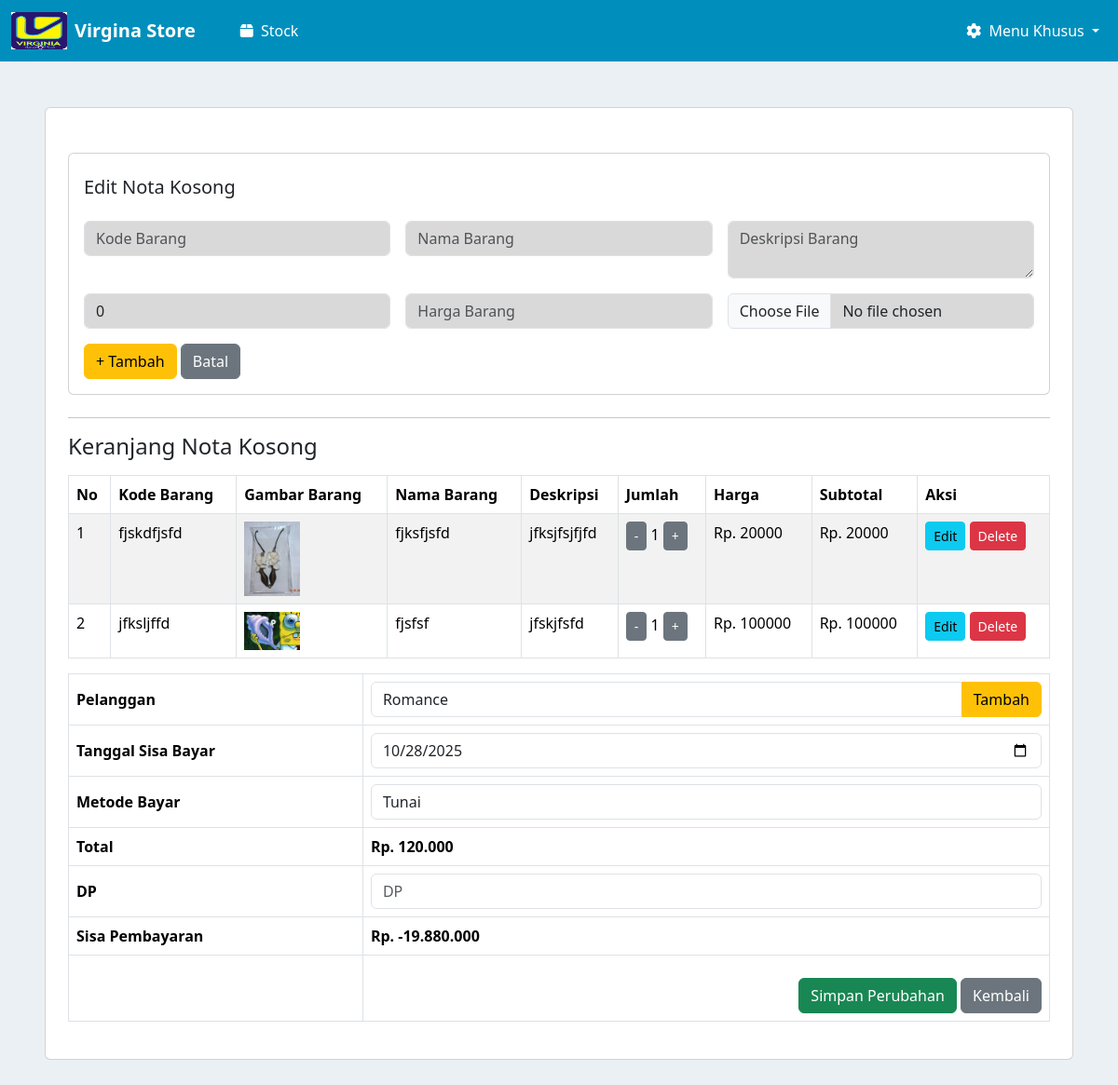
/nota_suplayer/edit_nota_suplayer/15/ (signed in), run on the app's committed database.
### nota_suplayer/models.py (models this page shows, shortened)
class NotaSuplayer(models.Model):
    nota_payment = models.ForeignKey(NotaPayment, on_delete=models.CASCADE, related_name='items')
    kode_barang = models.CharField(max_length=50)
    nama_barang = models.CharField(max_length=100)
    deskripsi = models.TextField(blank=True, null=True)
    jumlah_barang = models.PositiveIntegerField(default=0)
    harga = models.DecimalField(max_digits=12, decimal_places=2)
    gambar = models.ImageField(upload_to='gambar_barang/', blank=True, null=True)
    @property
    def subtotal(self):
        return self.harga * self.jumlah_barang
    class Meta:
        verbose_name = "Nota Suplayer"
        verbose_name_plural = "Daftar Nota Suplayer"

class NotaPayment(models.Model):
    PAYMENT_METHOD_CHOICES = [
        ('tunai', 'Tunai'),
        ('debit', 'Debit'),
    ]
    suplayer = models.ForeignKey(Suplayer, on_delete=models.CASCADE, null=True, blank=True)
    tanggal_sisa_bayar = models.DateField()
    metode_pembayaran = models.CharField(max_length=10, choices=PAYMENT_METHOD_CHOICES)
    total_bayar = models.DecimalField(max_digits=12, decimal_places=2)
    dp = models.DecimalField(max_digits=12, decimal_places=2)
    sisa = models.DecimalField(max_digits=12, decimal_places=2)
    is_temporary = models.BooleanField(default=True)
    created_at = models.DateTimeField(auto_now_add=True)
    class Meta:
        verbose_name = "Nota Payment"
        verbose_name_plural = "Nota Payments"

### nota_suplayer/views.py (the view, shortened to what this page needs)
# urls.py: path('edit_nota_suplayer/<int:nota_id>/', views.edit_nota, name='edit_nota'),
def edit_nota(request, nota_id):
    try:
        nota = NotaPayment.objects.get(id=nota_id)
    except NotaPayment.DoesNotExist:
        messages.error(request, 'Nota tidak ditemukan.')
        return redirect('nota_suplayer:cetak-nota-kosong')
    form = NotaKosongForm()
    payment_form = NotaPaymentForm(instance=nota)
    daftar_barang = []
    for item in NotaSuplayer.objects.filter(nota_payment=nota):
        daftar_barang.append({
            'id': str(item.id),
            'db_id': item.id,
            'kode_barang': item.kode_barang,
            'nama_barang': item.nama_barang,
            'deskripsi': item.deskripsi,
            'jumlah_barang': item.jumlah_barang,
            'harga': float(item.harga),
            'gambar': item.gambar.url if item.gambar else None,
            'subtotal': float(item.subtotal)
        })
    total = sum(item['subtotal'] for item in daftar_barang)
    konteks = {
        'form': form,
        'payment_form': payment_form,
        'daftar_barang': daftar_barang,
        'total': total,
        'nota': nota
    }
    return render(request, 'edit_nota_suplayer.html', konteks)

### nota_suplayer/forms.py
class NotaKosongForm(forms.ModelForm):
    class Meta:
        model = NotaSuplayer
        fields = ['kode_barang', 'nama_barang', 'deskripsi', 'jumlah_barang', 'harga', 'gambar']
        widgets = {
            'kode_barang': forms.TextInput(attrs={'class': 'form-control', 'placeholder': 'Kode Barang'}),
            'nama_barang': forms.TextInput(attrs={'class': 'form-control', 'placeholder': 'Nama Barang'}),
            'deskripsi': forms.Textarea(attrs={'class': 'form-control', 'placeholder': 'Deskripsi Barang', 'rows': 2}),
            'jumlah_barang': forms.NumberInput(attrs={'class': 'form-control', 'placeholder': 'QTY'}),
            'harga': forms.NumberInput(attrs={'class': 'form-control', 'placeholder': 'Harga Barang'}),
            'gambar': forms.FileInput(attrs={'class': 'form-control'}),
        }

class NotaPaymentForm(forms.ModelForm):
    class Meta:
        model = NotaPayment
        fields = ['suplayer', 'tanggal_sisa_bayar', 'metode_pembayaran', 'dp']
        widgets = {
            'suplayer': forms.Select(attrs={'class': 'form-control'}),
            'tanggal_sisa_bayar': forms.DateInput(attrs={'class': 'form-control', 'type': 'date'}),
            'metode_pembayaran': forms.Select(attrs={'class': 'form-control'}),
            'dp': forms.NumberInput(attrs={'class': 'form-control', 'placeholder': 'DP'}),
        }

### kasir/models.py (called while the page is built)
    def __str__(self):
        return self.nama

### nota_suplayer/templates/edit_nota_suplayer.html (shortened to what this page needs)
{% extends 'base.html' %}
{% load widget_tweaks %}
{% block content %}
<div class="mx-5 my-5 card my-2">
    <div class="m-4">
        <div class="card px-3 my-4">
            <h5 class="my-4">Edit Nota Kosong</h5>
            <form method="POST" enctype="multipart/form-data" class="row g-3" id="item-form">
                    <div class="col-md-4">
                        {{ form.kode_barang }}
                    </div>
                    <div class="col-md-4">
                        {{ form.nama_barang }}
                    </div>
                    <div class="col-md-4">
                        {{ form.deskripsi }}
                    </div>
                    <div class="col-md-4">
                        {{ form.jumlah_barang }}
                    </div>
                    <div class="col-md-4">
                        {{ form.harga|attr:"data-currency:true" }}
                    </div>
                    <div class="col-md-4">
                        {{ form.gambar }}
                    </div>
                <div class="col-12 my-3">
                    <button type="submit" name="add_item" class="btn btn-warning" id="submit-btn">+ Tambah</button>
                    <button type="button" class="btn btn-secondary" onclick="cancelEdit()">Batal</button>
                </div>
            </form>
        </div>
    <hr>
    <h4>Keranjang Nota Kosong</h4>
    <table class="table table-bordered table-striped mt-3">
        <thead>
            <tr>
                <th>No</th>
                <th>Kode Barang</th>
                <th>Gambar Barang</th>
                <th>Nama Barang</th>
                <th>Deskripsi</th>
                <th>Jumlah</th>
                <th>Harga</th>
                <th>Subtotal</th>
                <th>Aksi</th>
            </tr>
        </thead>
        <tbody>
            {% for barang in daftar_barang %}
            <tr data-id="{{ barang.id }}" data-kode="{{ barang.kode_barang }}" data-nama="{{ barang.nama_barang }}" data-deskripsi="{{ barang.deskripsi|default:'' }}" data-jumlah="{{ barang.jumlah_barang }}" data-harga="{{ barang.harga }}">
                <td>{{ forloop.counter }}</td>
                <td>{{ barang.kode_barang }}</td>
                <td>
                    {% if barang.gambar %}
                        <img src="{{ barang.gambar }}" width="60">
                    {% endif %}
                </td>
                <td>{{ barang.nama_barang }}</td>
                <td>{{ barang.deskripsi }}</td>
                <td>
                    <button class="btn btn-sm btn-secondary" onclick="updateQuantity('{{ barang.id }}', -1)">-</button>
                    <span id="qty-{{ barang.id }}">{{ barang.jumlah_barang }}</span>
                    <button class="btn btn-sm btn-secondary" onclick="updateQuantity('{{ barang.id }}', 1)">+</button>
                </td>
                <td>Rp. <span id="harga-{{ barang.id }}">{{ barang.harga|floatformat:0 }}</span></td>
                <td>Rp. <span id="subtotal-{{ barang.id }}">{{ barang.subtotal|default:0|floatformat:0 }}</span></td>
                <td>
                    <button class="btn btn-sm btn-info" onclick="editItem('{{ barang.id }}')">Edit</button>
                    <button class="btn btn-sm btn-danger" onclick="deleteItem('{{ barang.id }}')">Delete</button>
                </td>
            </tr>
            {% empty %}
            <tr><td colspan="9" class="text-center">Belum ada data</td></tr>
            {% endfor %}
        </tbody>
    </table>
    <div class="">
        <form method="POST" id="payment-form">
            <div class="">
                <div class="table-responsive">
                    <div class="">
                        <table class="table table-bordered align-middle">
                            <tbody>
                                <tr>
                                    <th style="width: 30%;">Pelanggan</th>
                                    <td style="width: 70%;">
                                        <div class="input-group">
                                            {{ payment_form.suplayer }}
                                            <button type="button" class="btn btn-warning"
                                                data-bs-toggle="modal" data-bs-target="#addCustomerModal">
                                                Tambah
                                            </button>
                                        </div>
                                    </td>
                                </tr>
                                <tr>
                                    <th>Tanggal Sisa Bayar</th>
                                    <td>{{ payment_form.tanggal_sisa_bayar }}</td>
                                </tr>
                                <tr>
                                    <th>Metode Bayar</th>
                                    <td>{{ payment_form.metode_pembayaran }}</td>
                                </tr>
                                <tr>
                                    <th>Total</th>
                                    <td><strong id="total_display">Rp. {{ total|floatformat:0 }}</strong></td>
                                </tr>
                                <tr>
                                    <th>DP</th>
                                    <td>{{ payment_form.dp|attr:"data-currency:true" }}</td>
                                </tr>
                                <tr>
                                    <th>Sisa Pembayaran</th>
                                    <td><strong id="id_sisa">Rp. 0</strong></td>
                                </tr>
                                <tr>
                                    <th></th>
                                    <td>
                                        <div class="text-end mt-3">
                                            <button type="submit" class="btn btn-success">
                                                Simpan Perubahan
                                            </button>
                                            <a href="{% url 'nota_suplayer:cetak-nota-kosong' %}" class="btn btn-secondary">Kembali</a>
                                        </div>
                                    </td>
                                </tr>
                            </tbody>
                        </table>
                    </div>
                </div>
            </div>
        </form>
    </div>
</div>
{% endblock %}

### templates/base.html (style rules this page uses)
body { background-color: #EBF0F5; }

### nota_suplayer/templates/edit_nota_suplayer.html (style rules this page uses)
input[name="kode_barang"] { background-color: #D9D9D9; }
input[name="nama_barang"] { background-color: #D9D9D9; }
textarea[name="deskripsi"] { background-color: #D9D9D9; }
input[name="jumlah_barang"] { background-color: #D9D9D9; }
input[name="harga"] { background-color: #D9D9D9; }
input[name="gambar"] { background-color: #D9D9D9; }

### data on the page
NotaSuplayer: kode_barang "fjskdfjsfd", shows a picture, nama_barang "fjksfjsfd", deskripsi "jfksjfsjfjfd", jumlah_barang "1", harga "20000", subtotal "20000"
NotaSuplayer: kode_barang "jfksljffd", shows a picture, nama_barang "fjsfsf", deskripsi "jfskjfsfd", jumlah_barang "1", harga "100000", subtotal "100000"
NotaPayment: suplayer "Romance", tanggal_sisa_bayar "10/28/2025", metode_pembayaran "Tunai"
